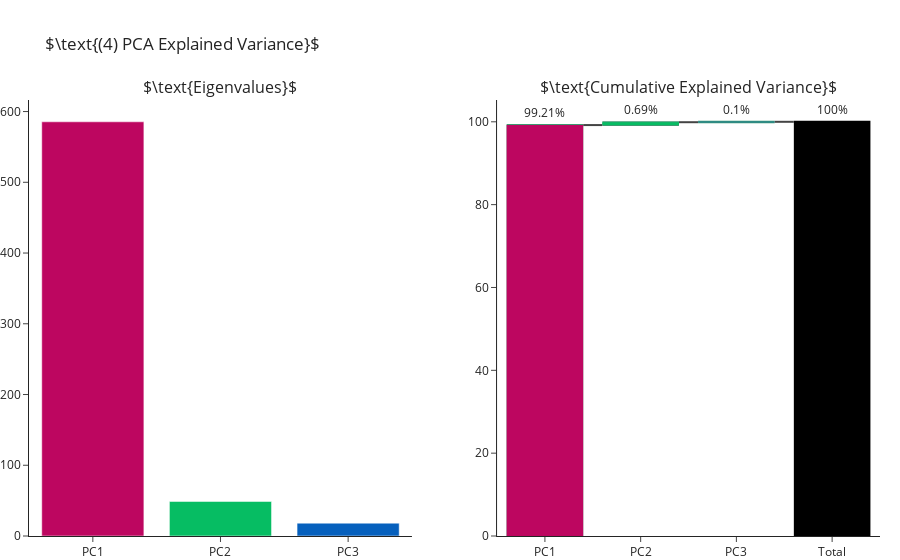

Notebook source saved alongside this figure:
### Code cell
variance = list(np.around(100*pca.explained_variance_ratio_, 2)) + [100]

fig = make_subplots(rows=1, cols=2, subplot_titles=[r"$\text{Eigenvalues}$", r"$\text{Cumulative Explained Variance}$"],
                    specs=[[{'type': 'Bar'}, {'type': 'Waterfall'}]])

fig.add_traces([go.Bar(x=['PC1', 'PC2', 'PC3'], y=pca.singular_values_, marker_color = color_scheme),
                go.Waterfall(x=["PC1", "PC2", "PC3", "Total"],
                             y=variance,
                             text=[f"{v}%" for v in variance],
                             textposition = "outside",
                             totals = {"marker":{"color":"black"}},
                             measure = ["relative", "relative", "relative", "total"])],
               rows=[1,1], cols=[1,2])

fig.add_shape(type="rect", xref="x", yref="y", x0=-0.4, x1=0.4, y0=0.0, y1=fig.data[1].y[0], 
              fillcolor=color_scheme[0], line=dict(color=color_scheme[0]), opacity=1,row=1, col=2)
fig.add_shape(type="rect", xref="x", yref="y", x0=0.6, x1=1.4, y0=fig.data[1].y[0], y1=fig.data[1].y[0]+fig.data[1].y[1],
              fillcolor=color_scheme[1], line=dict(color=color_scheme[1]), opacity=1, row=1, col=2)
fig.add_shape(type="rect", xref="x", yref="y", x0=1.6, x1=2.4, y0=fig.data[1].y[0]+fig.data[1].y[1], y1=fig.data[1].y[0]+fig.data[1].y[1]+fig.data[1].y[2], 
              fillcolor=color_scheme[2], line=dict(color=color_scheme[2]), opacity=1, row=1, col=2)

fig.update_layout(showlegend=False, title=r"$\text{(4) PCA Explained Variance}$", margin=dict(t=100))
fig.show()

### Figure 1 — Plotly figure (JSON) as saved in the notebook; plotly's stock layout.template omitted (floating-point values rounded to 4 significant figures)
{"data": [{"marker": {"color": ["rgb(189,6,96)", "rgb(6,189,99)", "rgb(6,96,189)"]}, "type": "bar", "x": ["PC1", "PC2", "PC3"], "xaxis": "x", "y": [585.5, 48.83, 18.15], "yaxis": "y"}, {"measure": ["relative", "relative", "relative", "total"], "text": ["99.21%", "0.69%", "0.1%", "100%"], "textposition": "outside", "totals": {"marker": {"color": "black"}}, "type": "waterfall", "x": ["PC1", "PC2", "PC3", "Total"], "xaxis": "x2", "y": [99.21, 0.69, 0.1, 100], "yaxis": "y2"}], "layout": {"annotations": [{"font": {"size": 16}, "showarrow": false, "text": "$\\text{Eigenvalues}$", "x": 0.225, "xanchor": "center", "xref": "paper", "y": 1, "yanchor": "bottom", "yref": "paper"}, {"font": {"size": 16}, "showarrow": false, "text": "$\\text{Cumulative Explained Variance}$", "x": 0.775, "xanchor": "center", "xref": "paper", "y": 1, "yanchor": "bottom", "yref": "paper"}], "margin": {"t": 100}, "shapes": [{"fillcolor": "rgb(189,6,96)", "line": {"color": "rgb(189,6,96)"}, "opacity": 1, "type": "rect", "x0": -0.4, "x1": 0.4, "xref": "x2", "y0": 0, "y1": 99.21, "yref": "y2"}, {"fillcolor": "rgb(6,189,99)", "line": {"color": "rgb(6,189,99)"}, "opacity": 1, "type": "rect", "x0": 0.6, "x1": 1.4, "xref": "x2", "y0": 99.21, "y1": 99.9, "yref": "y2"}, {"fillcolor": "rgb(6,96,189)", "line": {"color": "rgb(6,96,189)"}, "opacity": 1, "type": "rect", "x0": 1.6, "x1": 2.4, "xref": "x2", "y0": 99.9, "y1": 100.0, "yref": "y2"}], "showlegend": false, "title": {"text": "$\\text{(4) PCA Explained Variance}$"}, "xaxis": {"anchor": "y", "domain": [0, 0.45]}, "xaxis2": {"anchor": "y2", "domain": [0.55, 1]}, "yaxis": {"anchor": "x", "domain": [0, 1]}, "yaxis2": {"anchor": "x2", "domain": [0, 1]}}}
